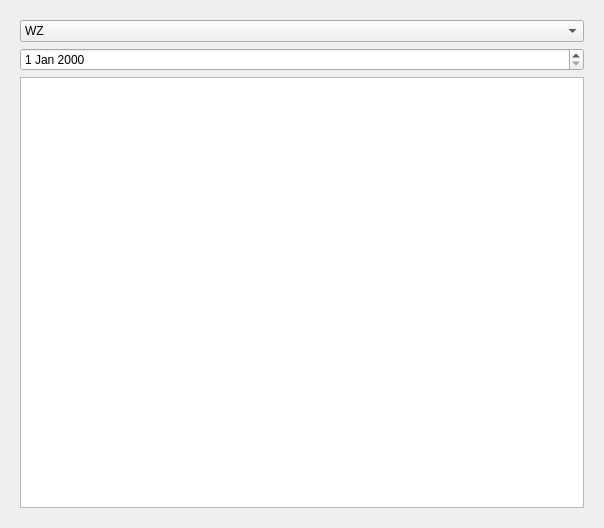
<?xml version="1.0" encoding="UTF-8"?>
<ui version="4.0">
 <class>sprzedaz_przeglad</class>
 <widget class="QWidget" name="sprzedaz_przeglad">
  <property name="geometry">
   <rect>
    <x>0</x>
    <y>0</y>
    <width>604</width>
    <height>528</height>
   </rect>
  </property>
  <property name="windowTitle">
   <string>Form</string>
  </property>
  <layout class="QGridLayout" name="gridLayout">
   <item row="0" column="0">
    <widget class="QStackedWidget" name="stackedWidget">
     <widget class="QWidget" name="strona_dokumenty">
      <layout class="QGridLayout" name="gridLayout_2">
       <item row="2" column="0">
        <widget class="QTableView" name="tablica_lista_dokumentow">
         <property name="editTriggers">
          <set>QAbstractItemView::NoEditTriggers</set>
         </property>
        </widget>
       </item>
       <item row="1" column="0">
        <widget class="QDateEdit" name="pole_data"/>
       </item>
       <item row="0" column="0">
        <widget class="QComboBox" name="comboBox">
         <item>
          <property name="text">
           <string>WZ</string>
          </property>
         </item>
         <item>
          <property name="text">
           <string>Faktury</string>
          </property>
         </item>
         <item>
          <property name="text">
           <string>Paragony</string>
          </property>
         </item>
        </widget>
       </item>
      </layout>
     </widget>
     <widget class="QWidget" name="strona_przeglad">
      <layout class="QGridLayout" name="gridLayout_3">
       <item row="0" column="0">
        <widget class="QTableView" name="tablica_dokument"/>
       </item>
      </layout>
     </widget>
    </widget>
   </item>
  </layout>
 </widget>
 <resources/>
 <connections/>
</ui>
